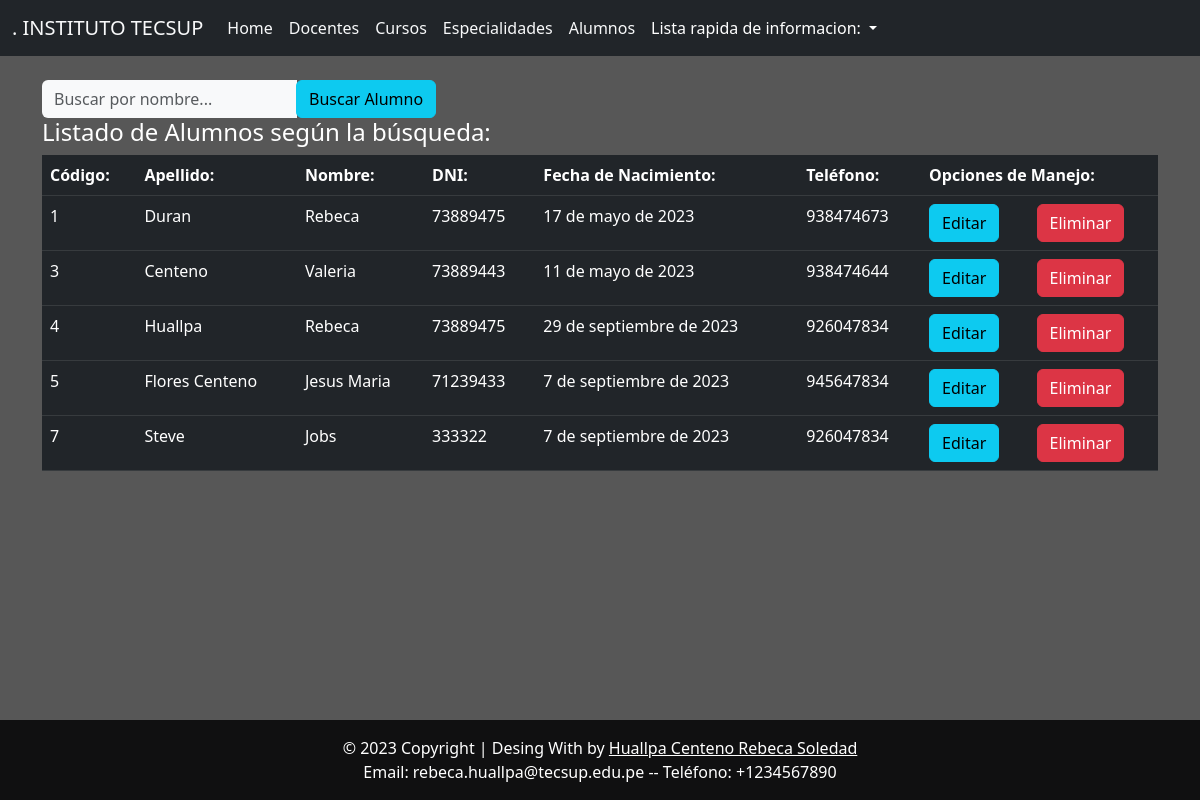
The app's page /buscar_alumno with its own data.
### Aplicaciones/Academicos/models.py (models this page shows, shortened)
class Alumno(models.Model):
    id_alumno = models.CharField(primary_key=True, max_length=6)
    apellido = models.CharField(max_length=100)
    nombre = models.CharField(max_length=100)
    dni = models.CharField(max_length=8)
    fecha_nacimiento = models.DateField()
    telefono = models.CharField(max_length=20)

### Aplicaciones/Academicos/views.py (the view)
# urls.py: path('buscar_alumno', views.buscar_alumno, name='buscar_alumno'),
def buscar_alumno(request):
    busqueda = request.POST.get("buscar")
    alumnos = Alumno.objects.all()
    if busqueda:
        alumnos = alumnos.filter(
            nombre__icontains=busqueda
        )
    return render(request, 'BuscarAlumno.html', {'alumnos': alumnos})

### Aplicaciones/Academicos/Templates/BuscarAlumno.html (shortened to what this page needs)
{% extends './base.html' %}
{% block body %}
    <form action="{% url 'buscar_alumno' %}" class="d-none d-sm-inline-block form-inline mr-auto ml-md-5 my-2 my-md-0 mw-100 navbar-search" method="POST">
        <div class="input-group">
        <input type="text" class="form-control bg-light border-0 small" placeholder="Buscar por nombre..." name="buscar" value="{{ request.POST.buscar }}">
        <div class="input-group-append">
            <button class="btn btn-info" type="submit">Buscar Alumno</button>
        </div>
        </div>
    </form>
  <div class="row">
    <div class="col-sm-12">
      <h4>Listado de Alumnos según la búsqueda:</h4>
      {% if alumnos %}
      <table class="table table-dark">
        <thead>
          <tr>
            <th>Código:</th>
            <th>Apellido:</th>
            <th>Nombre:</th>
            <th>DNI:</th>
            <th>Fecha de Nacimiento:</th>
            <th>Teléfono:</th>
            <th colspan="2">Opciones de Manejo:</th>
          </tr>
        </thead>
        <tbody>
          {% for alumno in alumnos %}
            <tr>
              <td>{{ alumno.id_alumno }}</td>
              <td>{{ alumno.apellido }}</td>
              <td>{{ alumno.nombre }}</td>
              <td>{{ alumno.dni }}</td>
              <td>{{ alumno.fecha_nacimiento }}</td>
              <td>{{ alumno.telefono }}</td>
              <td><a href="{% url 'edicionalumno' alumno.id_alumno %}" class="btn btn-info">Editar</a></td>
              <td><a href="{% url 'eliminaralumno' alumno.id_alumno %}" class="btn btn-danger">Eliminar</a></td>
            </tr>
          {% endfor %}
        </tbody>
      </table>
      {% else %}
      <h3>No se encontraron resultados del alumno solicitado.</h3>
      {% endif %}
    </div>
  </div>
{% endblock %}

### Aplicaciones/Academicos/Templates/Base.html (style rules this page uses)
body { background-color: #575757; color: #ffffff; }

### records on screen
Alumno: id_alumno "1", apellido "Duran", nombre "Rebeca", dni "73889475", fecha_nacimiento "17 de mayo de 2023", telefono "938474673"
Alumno: id_alumno "3", apellido "Centeno", nombre "Valeria", dni "73889443", fecha_nacimiento "11 de mayo de 2023", telefono "938474644"
Alumno: id_alumno "4", apellido "Huallpa", nombre "Rebeca", dni "73889475", fecha_nacimiento "29 de septiembre de 2023", telefono "926047834"
Alumno: id_alumno "5", apellido "Flores Centeno", nombre "Jesus Maria", dni "71239433", fecha_nacimiento "7 de septiembre de 2023", telefono "945647834"
Alumno: id_alumno "7", apellido "Steve", nombre "Jobs", dni "333322", fecha_nacimiento "7 de septiembre de 2023", telefono "926047834"
